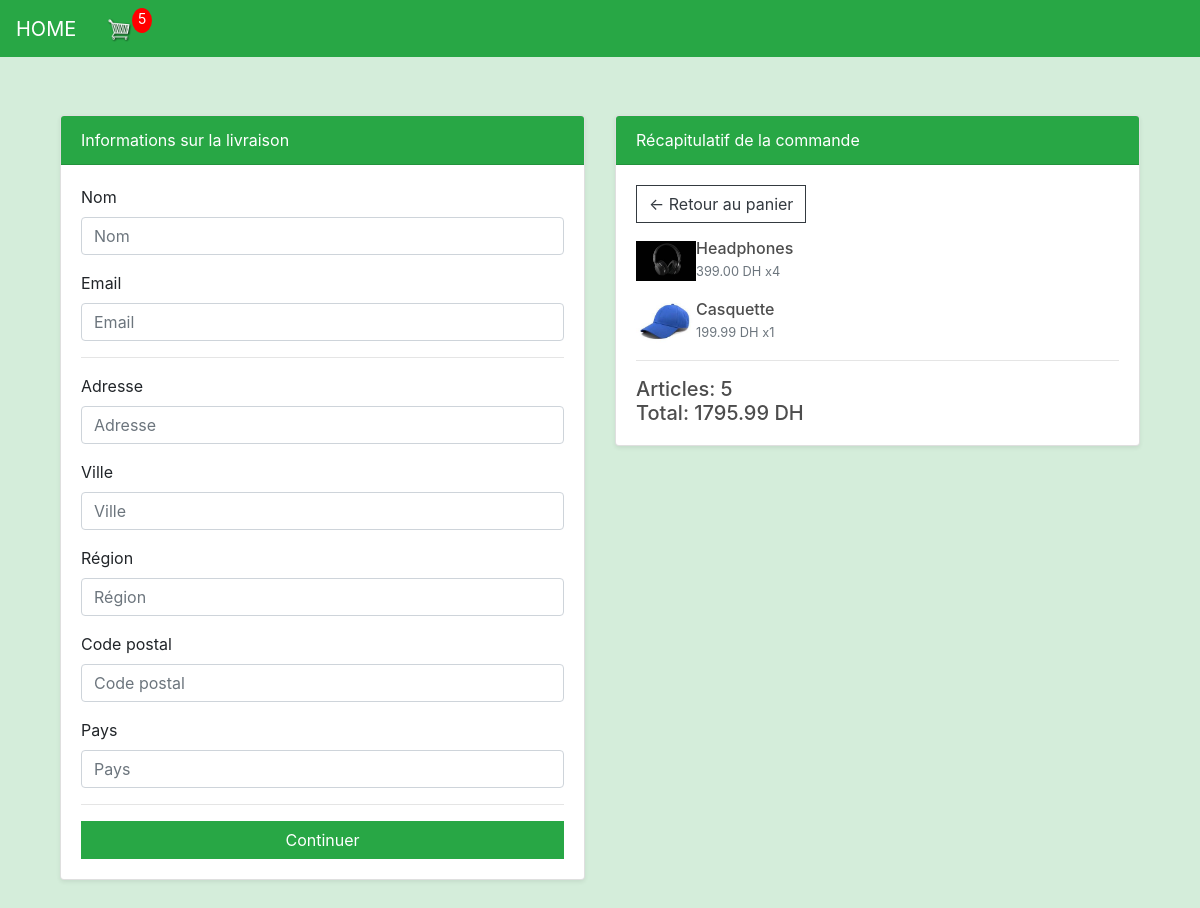
Screenshot of /checkout/ (signed in) with the database file from the repository.
### store/models.py (models this page shows, shortened)
class OrderItem(models.Model):
	product = models.ForeignKey(Product, on_delete=models.SET_NULL, null=True)
	order = models.ForeignKey(Order, on_delete=models.SET_NULL, null=True)
	quantity = models.IntegerField(default=0, null=True, blank=True)
	date_added = models.DateTimeField(auto_now_add=True)
	@property
	def get_total(self):
		total = self.product.price * self.quantity
		return total

class Product(models.Model):
	name = models.CharField(max_length=200)
	price = models.DecimalField(max_digits=5, decimal_places=2)
	digital = models.BooleanField(default=False,null=True, blank=True)
	image = models.ImageField(null=True, blank=True)
	@property
	def imageURL(self):
		try:
			url = self.image.url
		except:
			url = ''
		return url

class Order(models.Model):
	customer = models.ForeignKey(Customer, on_delete=models.SET_NULL, null=True, blank=True)
	date_ordered = models.DateTimeField(auto_now_add=True)
	complete = models.BooleanField(default=False)
	transaction_id = models.CharField(max_length=100, null=True)
	@property
	def shipping(self):
		shipping = False
		orderitems = self.orderitem_set.all()
		for i in orderitems:
			if i.product.digital == False:
				shipping = True
		return shipping
	@property
	def get_cart_total(self):
		orderitems = self.orderitem_set.all()
		total = sum([item.get_total for item in orderitems])
		return total
	@property
	def get_cart_items(self):
		orderitems = self.orderitem_set.all()
		total = sum([item.quantity for item in orderitems])
		return total

### store/views.py (the view)
# urls.py: path('checkout/', views.checkout, name="checkout"),
def checkout(request):
	data = cartData(request)
	cartItems = data['cartItems']
	order = data['order']
	items = data['items']
	context = {'items':items, 'order':order, 'cartItems':cartItems}
	return render(request, 'store/checkout.html', context)

### store/utils.py (called while the page is built)
def cartData(request):
	if request.user.is_authenticated:
		customer = request.user.customer
		order, created = Order.objects.get_or_create(customer=customer, complete=False)
		items = order.orderitem_set.all()
		cartItems = order.get_cart_items
	else:
		cookieData = cookieCart(request)
		cartItems = cookieData['cartItems']
		order = cookieData['order']
		items = cookieData['items']
	return {'cartItems':cartItems ,'order':order, 'items':items}

### store/templates/store/Checkout.html (shortened to what this page needs)
{% extends 'store/main.html' %}
{% load static %}
{% block content %}
<div class="container mt-5">
    <div class="row">
        <div class="col-lg-6 mb-5">
            <div class="card shadow-sm">
                <div class="card-header bg-success text-white">Informations sur la livraison</div>
                <div class="card-body" id="form-wrapper">
                    <form id="form">
                        <div id="user-info" class="mb-3">
                            <div class="form-group">
                                <label for="name">Nom</label>
                                <input required class="form-control" type="text" name="name" id="name" placeholder="Nom">
                            </div>
                            <div class="form-group">
                                <label for="email">Email</label>
                                <input required class="form-control" type="email" name="email" id="email" placeholder="Email">
                            </div>
                        </div>
                        <div id="shipping-info">
                            <hr>
                            <div class="form-group">
                                <label for="address">Adresse</label>
                                <input class="form-control" type="text" name="address" id="address" placeholder="Adresse">
                            </div>
                            <div class="form-group">
                                <label for="city">Ville</label>
                                <input class="form-control" type="text" name="city" id="city" placeholder="Ville">
                            </div>
                            <div class="form-group">
                                <label for="state">Région</label>
                                <input class="form-control" type="text" name="state" id="state" placeholder="Région">
                            </div>
                            <div class="form-group">
                                <label for="zipcode">Code postal</label>
                                <input class="form-control" type="text" name="zipcode" id="zipcode" placeholder="Code postal">
                            </div>
                            <div class="form-group">
                                <label for="country">Pays</label>
                                <input class="form-control" type="text" name="country" id="country" placeholder="Pays">
                            </div>
                        </div>
                        <hr>
                        <input id="form-button" class="btn btn-success btn-block" type="submit" value="Continuer">
                    </form>
                </div>
            </div>
        </div>
        <div class="col-lg-6 mb-5">
            <div class="card shadow-sm">
                <div class="card-header bg-success text-white">Récapitulatif de la commande</div>
                <div class="card-body">
                    <a class="btn btn-outline-dark mb-3" href="{% url 'cart' %}">&#x2190; Retour au panier</a>
                    {% for item in items %}
                    <div class="d-flex align-items-center mb-3">
                        <div class="flex-shrink-0">
                            <img class="img-fluid" src="{{item.product.imageURL}}" alt="{{item.product.name}}" style="width: 60px;">
                        </div>
                        <div class="flex-grow-1 ms-3">
                            <h6 class="mb-0">{{item.product.name}}</h6>
                            <small class="text-muted">{{item.product.price|floatformat:2}} DH x{{item.quantity}}</small>
                        </div>
                    </div>
                    {% endfor %}
                    <hr>
                    <h5 class="mb-0">Articles: {{order.get_cart_items}}</h5>
                    <h5 class="mb-0">Total: {{order.get_cart_total|floatformat:2}} DH</h5>
                </div>
            </div>
        </div>
    </div>
</div>
{% endblock content %}

### static/css/main.css (style rules this page uses)
body { background-color: hsl(0, 0%, 98%); }
h1,h2,h3,h4,h5,h6 { color:hsl(0, 0%, 30%); }
.col-lg-4, .col-lg-6, .col-lg-8, .col-lg-12 { margin-top: 10px; }
.btn { border-radius: 0; }

### store/templates/store/Main.html (style rules this page uses)
body { background-color: #d4edda; }

### rows the page displays
OrderItem: product.imageURL (picture), product.name "Headphones", product.price "399.00", quantity "4"
OrderItem: product.imageURL (picture), product.name "Casquette", product.price "199.99", quantity "1"
Order: get_cart_items "5", get_cart_total "1795.99"

### other values shown
{{ cartItems }} "5"
